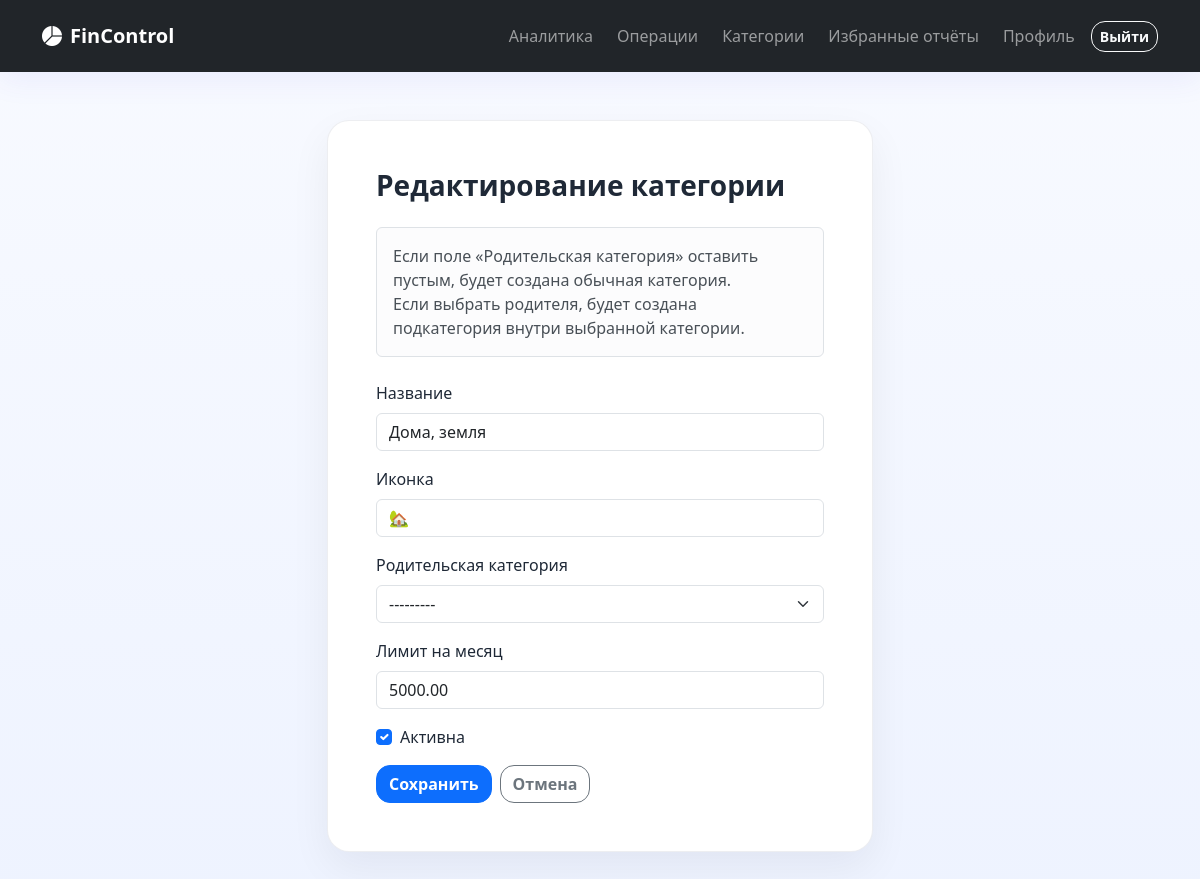
Page /categories/14/edit/ (signed in) on the committed database.
### core/models.py (models this page shows, shortened)
class Category(models.Model):
    user = models.ForeignKey(User, on_delete=models.CASCADE, related_name="categories")
    name = models.CharField(max_length=100)
    icon = models.CharField(max_length=10, default="💼")
    parent = models.ForeignKey(
        "self",
        on_delete=models.CASCADE,
        related_name="children",
        blank=True,
        null=True,
    )
    monthly_limit = models.DecimalField(max_digits=12, decimal_places=2, default=0)
    is_active = models.BooleanField(default=True)
    created_at = models.DateTimeField(auto_now_add=True)
    class Meta:
        ordering = ["parent__name", "name"]
        unique_together = ("user", "parent", "name")
    @property
    def full_name(self) -> str:
        if self.parent:
            return f"{self.parent.name} → {self.name}"
        return self.name

### core/views.py (the view)
# urls.py: path("categories/<int:pk>/edit/", category_update_view, name="category_update"),
@login_required
def category_update_view(request: HttpRequest, pk: int) -> HttpResponse:
    category = get_object_or_404(Category, pk=pk, user=request.user)
    if request.method == "POST":
        form = CategoryForm(request.POST, instance=category, user=request.user)
        if form.is_valid():
            form.save()
            messages.success(request, "Категория успешно обновлена.")
            return redirect("category_list")
    else:
        form = CategoryForm(instance=category, user=request.user)
    return render(request, "core/category_form.html", {"form": form, "title": "Редактирование категории"})

### templates/core/category_form.html (shortened to what this page needs)
{% extends 'base.html' %}
{% block content %}
<div class="row justify-content-center">
    <div class="col-lg-6">
        <div class="fc-card p-4 p-lg-5">
            <h1 class="h3 fw-bold mb-4">{{ title }}</h1>
            <div class="alert alert-light border mb-4">
                Если поле «Родительская категория» оставить пустым, будет создана обычная категория.<br>
                Если выбрать родителя, будет создана подкатегория внутри выбранной категории.
            </div>
            <form method="post">
                {% for field in form %}
                    <div class="mb-3">
                        {% if field.name == 'is_active' %}
                            <div class="form-check">
                                {{ field }}
                                <label class="form-check-label">{{ field.label }}</label>
                            </div>
                        {% else %}
                            <label class="form-label">{{ field.label }}</label>
                            {{ field }}
                        {% endif %}
                    </div>
                {% endfor %}
                <div class="d-flex gap-2">
                    <button type="submit" class="btn btn-primary">Сохранить</button>
                    <a href="{% url 'category_list' %}" class="btn btn-outline-secondary">Отмена</a>
                </div>
            </form>
        </div>
    </div>
</div>
{% endblock %}

### static/css/styles.css (style rules this page uses)
:root { --fc-bg: #f6f8fc; --fc-card: #ffffff; --fc-text: #1f2937; --fc-muted: #6b7280; --fc-primary: #4f46e5; --fc-success: #10b981; --fc-danger: #ef4444; --fc-warning: #f59e0b; --fc-border: #e5e7eb; }
body { background: linear-gradient(180deg, #f8faff 0%, #eef3ff 100%); color: var(--fc-text); font-family: "Segoe UI", Tahoma, Geneva, Verdana, sans-serif; }
.fc-card { background: var(--fc-card); border: 1px solid rgba(229, 231, 235, 0.7); border-radius: 22px; box-shadow: 0 16px 40px rgba(15, 23, 42, 0.06); }
.btn { border-radius: 14px; font-weight: 600; }

### rows in the picture
Category: form "Дома, земля" "🏡" "5000.00", form "☑"
Category: form "---------"

### other values in the picture
{{ title }} "Редактирование категории"
{{ field.label }} "Название" "Иконка" "Родительская категория" "Лимит на месяц"
{{ field.label }} "Активна"
